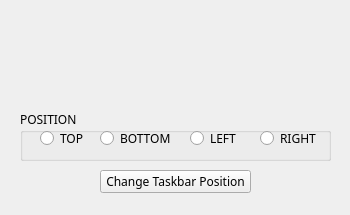
<?xml version="1.0" encoding="UTF-8"?>
<ui version="4.0">
 <class>MainWindow</class>
 <widget class="QMainWindow" name="MainWindow">
  <property name="windowModality">
   <enum>Qt::WindowModal</enum>
  </property>
  <property name="enabled">
   <bool>true</bool>
  </property>
  <property name="geometry">
   <rect>
    <x>0</x>
    <y>0</y>
    <width>350</width>
    <height>215</height>
   </rect>
  </property>
  <property name="sizePolicy">
   <sizepolicy hsizetype="Fixed" vsizetype="Fixed">
    <horstretch>0</horstretch>
    <verstretch>0</verstretch>
   </sizepolicy>
  </property>
  <property name="font">
   <font>
    <family>맑은 고딕</family>
   </font>
  </property>
  <property name="mouseTracking">
   <bool>false</bool>
  </property>
  <property name="windowTitle">
   <string>W11 Taskbar Tweaker</string>
  </property>
  <property name="windowIcon">
   <iconset resource="main.qrc">
    <normaloff>:/ico/taskbar_ico.ico</normaloff>:/ico/taskbar_ico.ico</iconset>
  </property>
  <widget class="QWidget" name="centralwidget">
   <widget class="QLabel" name="label">
    <property name="enabled">
     <bool>true</bool>
    </property>
    <property name="geometry">
     <rect>
      <x>120</x>
      <y>20</y>
      <width>100</width>
      <height>75</height>
     </rect>
    </property>
    <property name="minimumSize">
     <size>
      <width>0</width>
      <height>0</height>
     </size>
    </property>
    <property name="text">
     <string/>
    </property>
    <property name="pixmap">
     <pixmap>:/images/bottom.jpg</pixmap>
    </property>
   </widget>
   <widget class="QGroupBox" name="groupBox">
    <property name="geometry">
     <rect>
      <x>20</x>
      <y>110</y>
      <width>311</width>
      <height>51</height>
     </rect>
    </property>
    <property name="layoutDirection">
     <enum>Qt::LeftToRight</enum>
    </property>
    <property name="autoFillBackground">
     <bool>false</bool>
    </property>
    <property name="title">
     <string>POSITION</string>
    </property>
    <widget class="QRadioButton" name="radioButton_1">
     <property name="geometry">
      <rect>
       <x>20</x>
       <y>20</y>
       <width>51</width>
       <height>16</height>
      </rect>
     </property>
     <property name="text">
      <string>TOP</string>
     </property>
    </widget>
    <widget class="QRadioButton" name="radioButton_2">
     <property name="geometry">
      <rect>
       <x>80</x>
       <y>20</y>
       <width>81</width>
       <height>16</height>
      </rect>
     </property>
     <property name="text">
      <string>BOTTOM</string>
     </property>
    </widget>
    <widget class="QRadioButton" name="radioButton_3">
     <property name="geometry">
      <rect>
       <x>170</x>
       <y>20</y>
       <width>61</width>
       <height>16</height>
      </rect>
     </property>
     <property name="text">
      <string>LEFT</string>
     </property>
    </widget>
    <widget class="QRadioButton" name="radioButton_4">
     <property name="geometry">
      <rect>
       <x>240</x>
       <y>20</y>
       <width>61</width>
       <height>16</height>
      </rect>
     </property>
     <property name="text">
      <string>RIGHT</string>
     </property>
    </widget>
   </widget>
   <widget class="QPushButton" name="pushButton">
    <property name="geometry">
     <rect>
      <x>100</x>
      <y>170</y>
      <width>151</width>
      <height>23</height>
     </rect>
    </property>
    <property name="text">
     <string>Change Taskbar Position</string>
    </property>
   </widget>
  </widget>
  <widget class="QStatusBar" name="statusbar">
   <property name="sizeGripEnabled">
    <bool>false</bool>
   </property>
  </widget>
 </widget>
 <resources>
  <include location="main.qrc"/>
 </resources>
 <connections/>
</ui>
